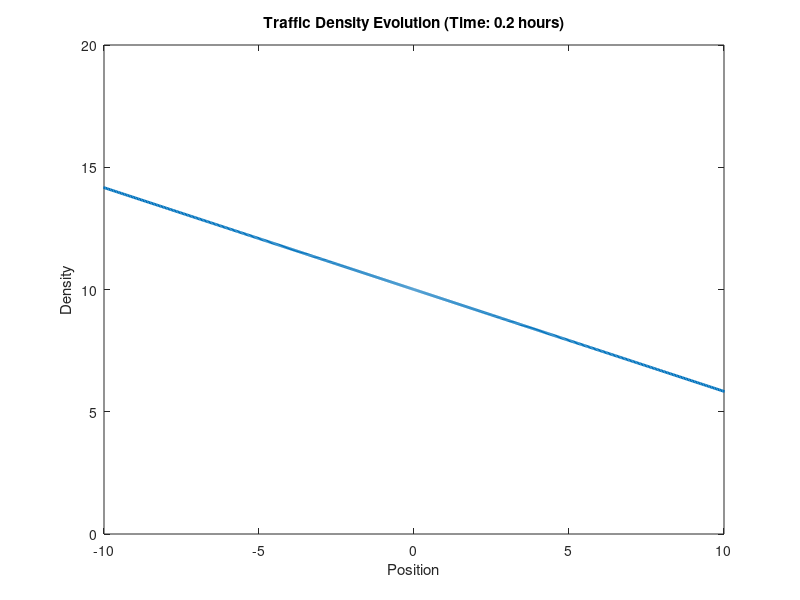

Here is the MATLAB script that generated this plot:
road_length = 10;             % Length of the road
max_speed = 120;              % Maximum speed of vehicles
initial_density = 20;         % Initial traffic density
max_density = initial_density;

time_step = 0.001;            % Time step
total_time = 0.2;             % Total simulation time
num_steps = total_time / time_step; % Number of time steps

position = linspace(-40, 40, 1000); % Positions on the road
density = zeros(size(position));    % Traffic density at each position
density(1:end) = initial_density;   % Set initial density

colormap('jet');

figure;

for step = 1:num_steps
    velocity = max_speed * (1 - 2 * density / max_density);
    displacement = max_speed * (1 - 2 * density / max_density) * time_step;
    position = position - displacement;
    density = (max_density / 2) * (1 - position ./ (max_speed * step * time_step));
    
    % Boundary conditions
    density(position < -max_speed * step * time_step) = max_density;
    density(position > max_speed * step * time_step) = 0;
    
    % Plotting
    plot(position, density, 'LineWidth', 2);
    xlabel('Position');
    ylabel('Density');
    title(['Traffic Density Evolution (Time: ' num2str(step*time_step) ' hours)']);
    
    ylim([0, max_density]);
    xlim([-10, 10]);
    
    drawnow;
end
